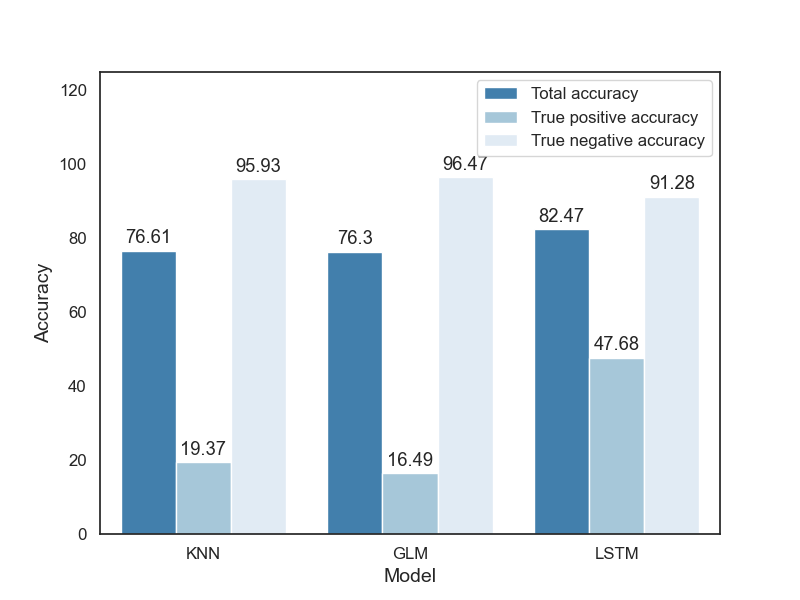

Reproduce this figure in Python.
import pandas as pd
import matplotlib.pyplot as plt
import seaborn as sns

sns.set_theme(font_scale=1.1, style='white')

t_a = 'Total accuracy'
t_p_a = 'True positive accuracy'
t_n_a = 'True negative accuracy'

accuracies = []

knn_accuracy_df = pd.read_csv('../../experiments/main_experiment_with_more_sub_regions/results/knn/'
                              'accuracy/testing_accuracy.csv')
accuracies.append(round(knn_accuracy_df["accuracy"][0] * 100, 2))
accuracies.append(round(knn_accuracy_df["true positive rate"][0] * 100, 2))
accuracies.append(round(knn_accuracy_df["true negative rate"][0] * 100, 2))

glm_accuracy_df = pd.read_csv('../../experiments/main_experiment_with_more_sub_regions/results/glm/'
                              'accuracy/testing_accuracy.csv')
accuracies.append(round(glm_accuracy_df["accuracy"][0] * 100, 2))
accuracies.append(round(glm_accuracy_df["true positive rate"][0] * 100, 2))
accuracies.append(round(glm_accuracy_df["true negative rate"][0] * 100, 2))

accuracies.append(82.47)
accuracies.append(47.68)
accuracies.append(91.28)

data_df = pd.DataFrame(data={"accuracy_type": [t_a, t_p_a, t_n_a, t_a, t_p_a, t_n_a, t_a, t_p_a, t_n_a],
                             "models": ['KNN', 'KNN', 'KNN', 'GLM', 'GLM', 'GLM', 'LSTM', 'LSTM', 'LSTM'],
                             "accuracy": accuracies})
plt.figure(figsize=(8, 6))
plot = sns.barplot(x="models", y="accuracy", hue="accuracy_type",
                    data=data_df, palette=['#3182bd', '#9ecae1', '#deebf7'])

for p in plot.patches:
    plot.annotate(format(p.get_height()),
                   (p.get_x() + p.get_width() / 2., p.get_height()),
                   ha='center', va='center',
                   xytext=(0, 9),
                   textcoords='offset points')

plt.ylabel("Accuracy", size=14)
plt.xlabel("Model", size=14)
plt.ylim(0, 125)
plt.legend()
plt.savefig('main_experiment_with_more_sub_regions_fig.png', format='png')
plt.savefig('main_experiment_with_more_sub_regions_fig.svg', format='svg')
